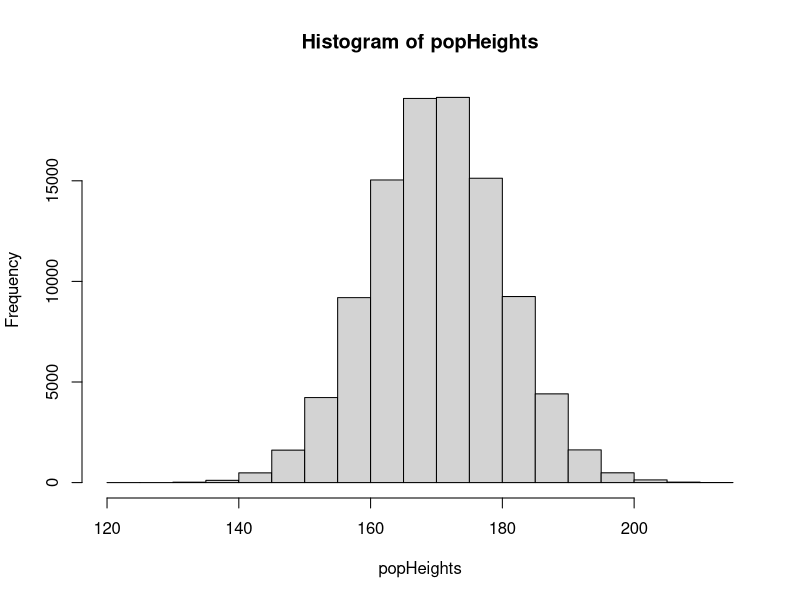
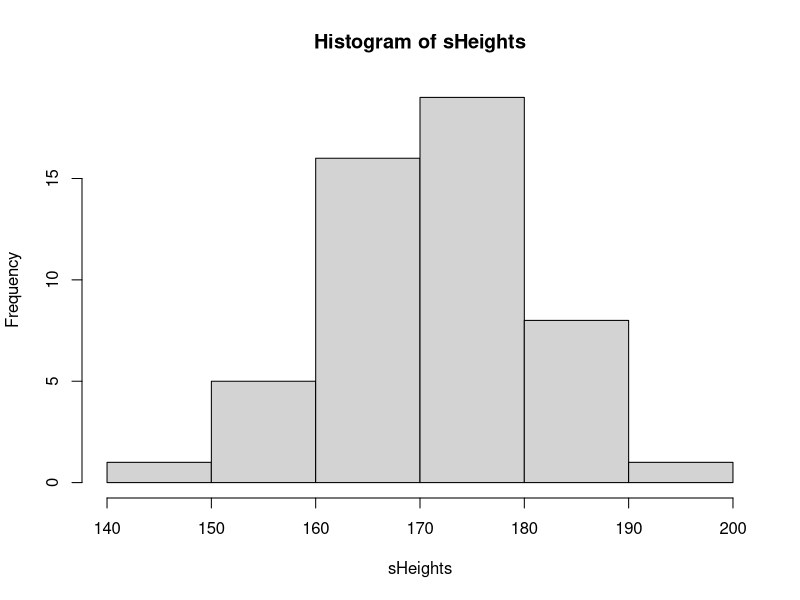
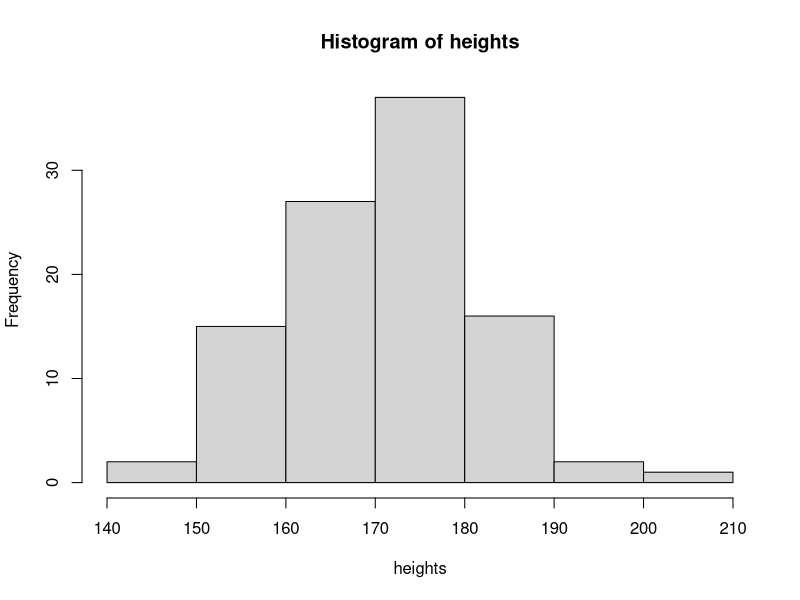
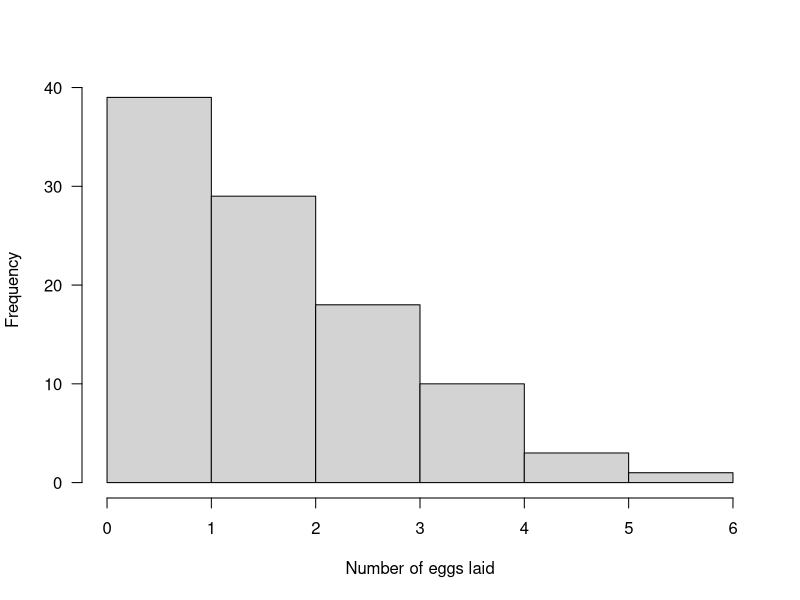
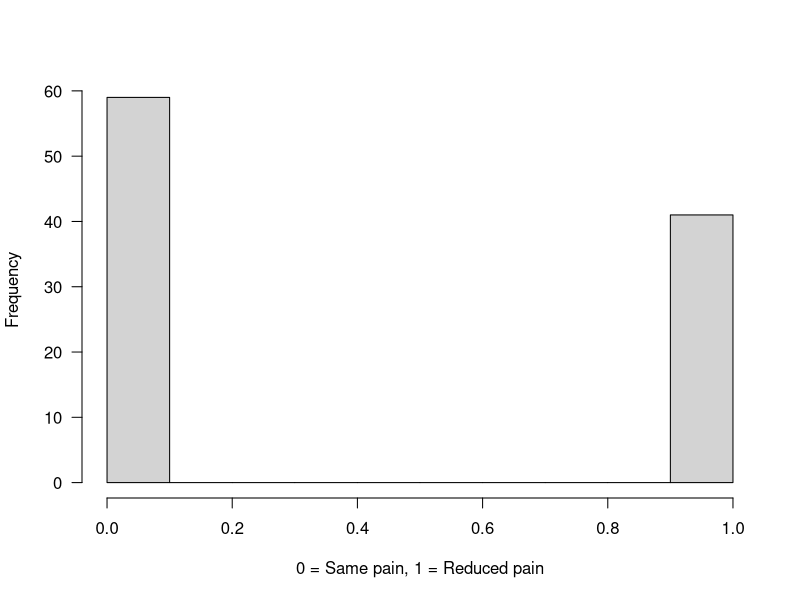
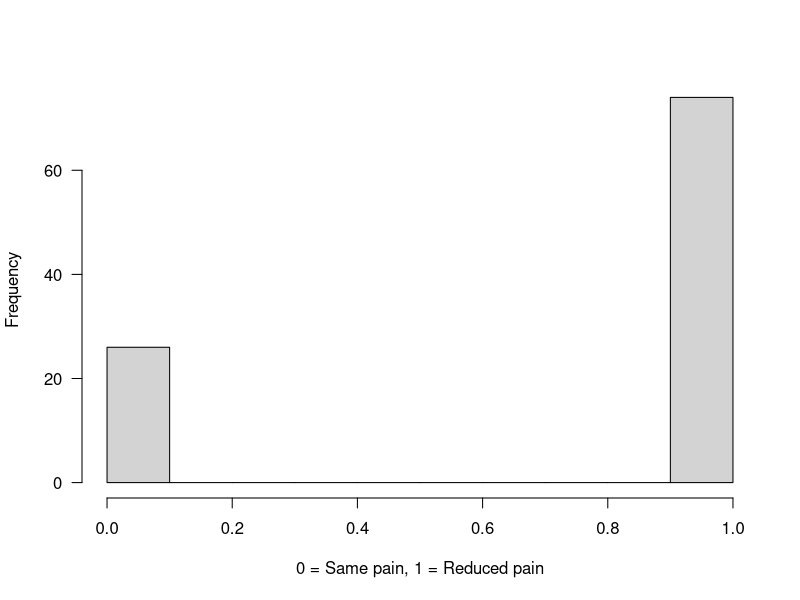
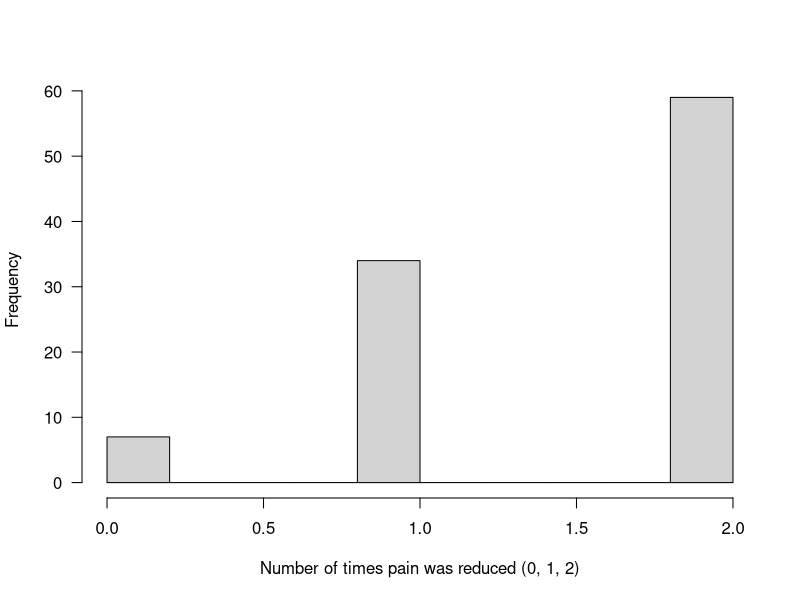
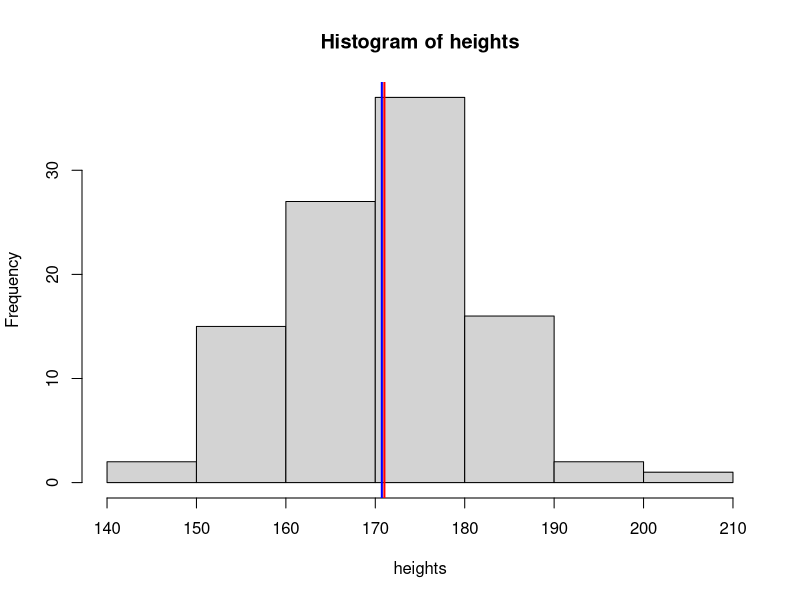

Source code (R) for these figures, in order:
## ---- chunk 1
popHeights <- rnorm(100000, 170, 10)
## ---- chunk 2
hist(popHeights)
## ---- chunk 3
sHeights <- sample(popHeights, 50, replace = FALSE)
## ---- chunk 4
hist(sHeights)
## ---- chunk 5
mean(sHeights)
## ---- chunk 6
population <- data.frame(
  height = rnorm(100000, 170, 10),
  weight = rnorm(100000, 65, 10),
  age = rnorm(100000, 40, 15),
  systolic_bp = rnorm(100000, 120, 15), 
  diastolic_bp = rnorm(100000, 80, 10), 
  cholesterol = rnorm(100000, 5, 1), 
  gender = sample(c("Male", "Female", "Other"), 100000, replace = TRUE, prob = c(0.49, 0.49, 0.02)),
  ethnicity = sample(c("White", "Black", "Asian", "Other"), 100000, replace = TRUE, prob = c(0.3, 0.3, 0.3, 0.1)), 
  university = sample(LETTERS[1:10], 100000, replace = TRUE, prob = rep(0.1, 10))
)
## ---- chunk 7
population$gender <- as.factor(population$gender)

population$ethnicity <- as.factor(population$ethnicity)

population$university <- as.factor(population$university)
## ---- chunk 8
head(population)
## ---- chunk 9
rowNums <- sample(1:100000, 30, replace = F)
## ---- chunk 10
random_sample <- population[rowNums, ]
## ---- chunk 11
head(random_sample)
## ---- chunk 12
seq1 <- seq(1, 100000, 100)
## ---- chunk 13
systematic_sample <- population[seq1, ]
## ---- chunk 14
head(systematic_sample)
## ---- chunk 15
table(population$gender)
## ---- chunk 16
prop.table(table(population$gender))
## ---- chunk 17
male <- subset(population, gender == "Male")

female <- subset(population, gender == "Female")

other <- subset(population, gender == "Other")
## ---- chunk 18

sMale <- male[sample(1:nrow(male), 49, replace = FALSE), ]

sFemale <- female[sample(1:nrow(female), 49, replace = FALSE), ]

sOther <- other[sample(1:nrow(other), 2, replace = FALSE), ]
## ---- chunk 19
stratified_sample <- rbind(sMale, sFemale, sOther)
## ---- chunk 20
head(stratified_sample)
## ---- chunk 21
Asian <- subset(population, ethnicity == "Asian") 
Black <- subset(population, ethnicity == "Black") 
White <- subset(population, ethnicity == "White") 
Other <- subset(population, ethnicity == "Other")
## ---- chunk 22
sAsian <- Asian[sample(1:nrow(Asian), 5, replace = FALSE), ] 
sBlack <- Black[sample(1:nrow(Black), 5, replace = FALSE), ] 
sWhite <- White[sample(1:nrow(White), 5, replace = FALSE), ] 
sOther <- Other[sample(1:nrow(Other), 5, replace = FALSE), ]
## ---- chunk 23
quota_sample <- rbind(sAsian, sBlack, sWhite, sOther)
## ---- chunk 24
quota_sample
## ---- chunk 25
A <- subset(population, university == "A") 
B <- subset(population, university == "B") 
C <- subset(population, university == "C")
## ---- chunk 26
ABC <- rbind(A, B, C)
## ---- chunk 27
head(ABC)

tail(ABC)

table(ABC$university)
## ---- chunk 28
ABC <- droplevels(ABC)
## ---- chunk 29
table(ABC$university)
## ---- chunk 30
heights <- rnorm(n = 100, mean = 170, sd = 10)
## ---- chunk 31
hist(heights)
## ---- chunk 32
pois <- rpois(n = 100, lambda = 2)
## ---- chunk 33
hist(pois, main = "", xlab = "Number of eggs laid", las = 1)
## ---- chunk 34
binom <- rbinom(n = 100, size = 1, prob = 0.5)

hist(binom, main = "", xlab = "0 = Same pain, 1 = Reduced pain", las = 1)
## ---- chunk 35
binom2 <- rbinom(n = 100, size = 1, prob = 0.75)

hist(binom2, main = "", xlab = "0 = Same pain, 1 = Reduced pain", las = 1)
## ---- chunk 36
binom3 <- rbinom(n = 100, size = 2, prob = 0.75)

hist(binom3, main = "", xlab = "Number of times pain was reduced (0, 1, 2)", las = 1)
## ---- chunk 37
hist(heights) 
abline(v = mean(heights), col = "blue", lwd = 2) 
abline(v = median(heights), col = "red", lwd = 2) 
mean(heights) 
median(heights) 
sd(heights)
## ---- chunk 38
hist(pois) 
abline(v = mean(pois), col = "blue", lwd = 2) 
abline(v = median(pois), col = "red", lwd = 2) 
mean(pois) # This should be close to 2 
var(pois)  # This should be close to 2
## ---- chunk 39
hist(binom) 
abline(v = mean(binom), col = "blue", lwd = 2) 
abline(v = median(binom), col = "red", lwd = 2) 
mean(binom)  # This should be close to 50 % 
table(binom) # This should be close to a 50/50 split!
## ---- chunk 40
hist(rnorm(10,5,1)) 
hist(rnorm(100,5,1)) 
hist(rnorm(1000,5,1))
## ---- chunk 41
mean(rnorm(10,5,1)) 
mean(rnorm(100,5,1)) 
mean(rnorm(1000,5,1))

sd(rnorm(10,5,1)) 
sd(rnorm(100,5,1)) 
sd(rnorm(1000,5,1))
## ---- chunk 42
par(mfrow=c(2,2)) # This tells R to plot all subsequent plots in a 2 x 2 array
## ---- chunk 43
for(i in 1:4) { 
  hist(rnorm(10, 5, 1)) 
  }
## ---- chunk 44
saplings <- rnorm(1000, mean = 50, sd = 5)
## ---- chunk 45
saplings1 <- sample(saplings, 5, replace = F)
## ---- chunk 46
mean(saplings1)
## ---- chunk 47
saplings2 <- sample(saplings, 5, replace = F)
## ---- chunk 48
mean(saplings2)
## ---- chunk 49
par(mfrow=c(1,2))

hist(saplings1, main="Sample 1 (5 saplings)", xlab="Height (cm)", col="lightblue", las = 1)

hist(saplings2, main="Sample 2 (5 saplings)", xlab="Height (cm)", col="lightgreen", las = 1)
## ---- chunk 50
saplings1b <- sample(saplings, 100, replace = F)

saplings2b <- sample(saplings, 100, replace = F)
## ---- chunk 51
par(mfrow=c(1,2))

hist(saplings1b, main="Sample 1 (5 saplings)", xlab="Height (cm)", col="lightblue", las = 1)

hist(saplings2b, main="Sample 2 (5 saplings)", xlab="Height (cm)", col="lightgreen", las = 1)
## ---- chunk 52
mean(saplings1b)

mean(saplings2b)
## ---- chunk 53
set.seed(1); rnorm(5, 5, 1)
## ---- chunk 54
rnorm(5, 5, 1)
## ---- chunk 55
set.seed(1); rnorm(5, 5, 1)
## ---- chunk 56
set.seed(1); Alzheimers <- data.frame(neurons = c(rnorm(100, 20, 5), rnorm(100, 20, 5)), 
                                      group = rep(c("Asymptomatic","Symptomatic"), each = 100), 
                                      sex = c(rep("M", 50), rep("M", 50), rep("F", 50), rep("F", 50)),
                                      age = round(rnorm(200, 70, 5), 0))
## ---- chunk 57
head(Alzheimers)
## ---- chunk 58
males <- subset(Alzheimers, sex == "M")

males <- subset(Alzheimers, sex %in% "M")

males <- Alzheimers[Alzheimers$sex == "M", ]

males <- Alzheimers[Alzheimers$sex %in% "M", ]
## ---- chunk 59
Asymptomatic <- subset(Alzheimers, group != "Symptomatic")
## ---- chunk 60
over70 <- subset(Alzheimers, age > 70)

under70 <- subset(Alzheimers, age < 70)
## ---- chunk 61
atLeast60 <- subset(Alzheimers, age >= 60)
## ---- chunk 62
age58orLess <- subset(Alzheimers, age <= 58)
## ---- chunk 63
first10 <- Alzheimers[1:10,]

last20 <- Alzheimers[181:200,]
## ---- chunk 64
subset <- Alzheimers[50:100, 1:2] # Select rows 50 to 100, but only data from the first 2 columns
